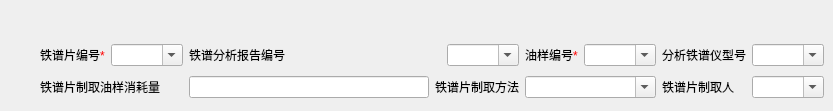
   <widget class="QWidget" name="tab_6">
    <attribute name="title">
     <string>铁谱制谱信息</string>
    </attribute>
    <widget class="QWidget" name="layoutWidget">
     <property name="geometry">
      <rect>
       <x>40</x>
       <y>40</y>
       <width>784</width>
       <height>62</height>
      </rect>
     </property>
     <layout class="QGridLayout" name="gridLayout_10">
      <item row="0" column="0">
       <widget class="QLabel" name="label_45">
        <property name="text">
         <string>&lt;html&gt;&lt;head/&gt;&lt;body&gt;&lt;p&gt;铁谱片编号&lt;span style=&quot; color:#ff0000;&quot;&gt;*&lt;/span&gt;&lt;/p&gt;&lt;/body&gt;&lt;/html&gt;</string>
        </property>
       </widget>
      </item>
      <item row="0" column="1">
       <widget class="QComboBox" name="_comboBoxMentalID">
        <property name="editable">
         <bool>true</bool>
        </property>
       </widget>
      </item>
      <item row="0" column="2" colspan="2">
       <widget class="QLabel" name="label_46">
        <property name="text">
         <string>铁谱分析报告编号</string>
        </property>
       </widget>
      </item>
      <item row="0" column="4">
       <widget class="QComboBox" name="_comboBoxMentalReportID">
        <property name="editable">
         <bool>true</bool>
        </property>
       </widget>
      </item>
      <item row="0" column="5">
       <widget class="QLabel" name="label_47">
        <property name="text">
         <string>&lt;html&gt;&lt;head/&gt;&lt;body&gt;&lt;p&gt;油样编号&lt;span style=&quot; color:#ff0000;&quot;&gt;*&lt;/span&gt;&lt;/p&gt;&lt;/body&gt;&lt;/html&gt;</string>
        </property>
       </widget>
      </item>
      <item row="0" column="6" colspan="2">
       <widget class="QComboBox" name="_comboBoxMentalOilSampleID">
        <property name="editable">
         <bool>true</bool>
        </property>
       </widget>
      </item>
      <item row="0" column="8">
       <widget class="QLabel" name="label_48">
        <property name="text">
         <string>分析铁谱仪型号</string>
        </property>
       </widget>
      </item>
      <item row="0" column="9">
       <widget class="QComboBox" name="_comboBoxMentalInstrumentType">
        <property name="editable">
         <bool>true</bool>
        </property>
        <property name="currentIndex">
         <number>-1</number>
        </property>
       </widget>
      </item>
      <item row="1" column="0" colspan="2">
       <widget class="QLabel" name="label_49">
        <property name="text">
         <string>铁谱片制取油样消耗量</string>
        </property>
       </widget>
      </item>
      <item row="1" column="2">
       <widget class="QLineEdit" name="_editMentalMount"/>
      </item>
      <item row="1" column="3" colspan="2">
       <widget class="QLabel" name="label_50">
        <property name="text">
         <string>铁谱片制取方法</string>
        </property>
       </widget>
      </item>
      <item row="1" column="9">
       <widget class="QComboBox" name="_comboBoxMentalGuy">
        <property name="editable">
         <bool>true</bool>
        </property>
       </widget>
      </item>
      <item row="1" column="8">
       <widget class="QLabel" name="label_51">
        <property name="text">
         <string>铁谱片制取人</string>
        </property>
       </widget>
      </item>
      <item row="1" column="5" colspan="3">
       <widget class="QComboBox" name="_comboBoxMentalMethod">
        <property name="editable">
         <bool>true</bool>
        </property>
       </widget>
      </item>
     </layout>
    </widget>
   </widget>
